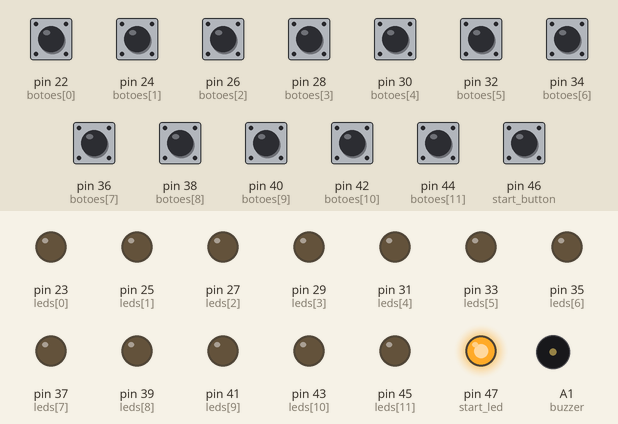
The sketch below on a simulated Arduino Mega 2560, built with avr-gcc and run on an emulated ATmega2560. Shown: output pins drawn as LEDs (lit = HIGH), buzzer (waves = sounding). Inputs (shaded band) come from the test bench; at power-on: pin 22 (botoes[0]), pin 24 (botoes[1]), pin 26 (botoes[2]), pin 28 (botoes[3]), pin 30 (botoes[4]), pin 32 (botoes[5]), pin 34 (botoes[6]), pin 36 (botoes[7]), pin 38 (botoes[8]), pin 40 (botoes[9]), pin 42 (botoes[10]), pin 44 (botoes[11]), pin 46 (start_button) HIGH. Random numbers use the default seed unless the sketch sets one.

Above: at 1.2 s.
1.3 s: pin 46 (start_button) pulled LOW for 0.15 s
At 1.8 s:
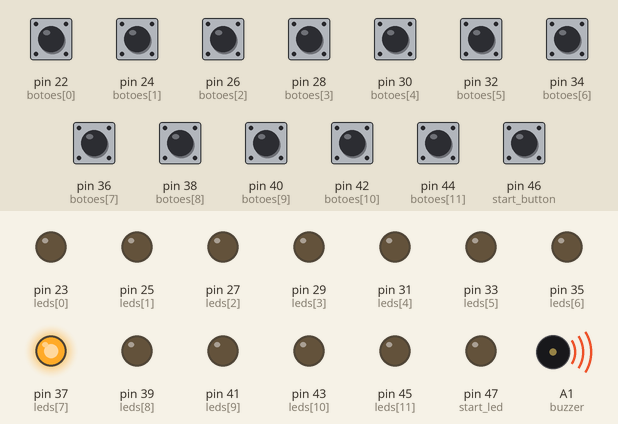
At 2.2 s:
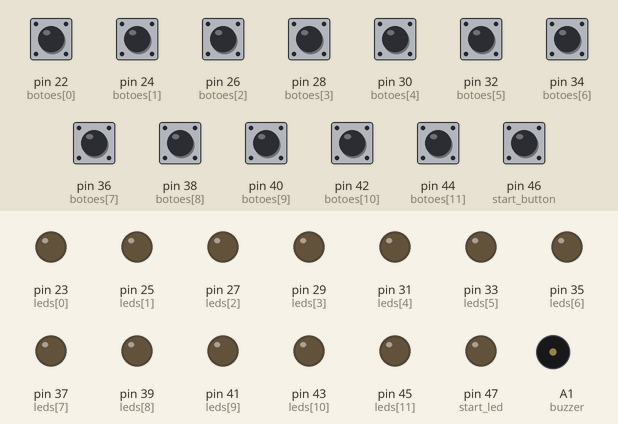
3.4 s: pin 22 (botoes[0]) pulled LOW for 0.15 s
At 3.6 s:
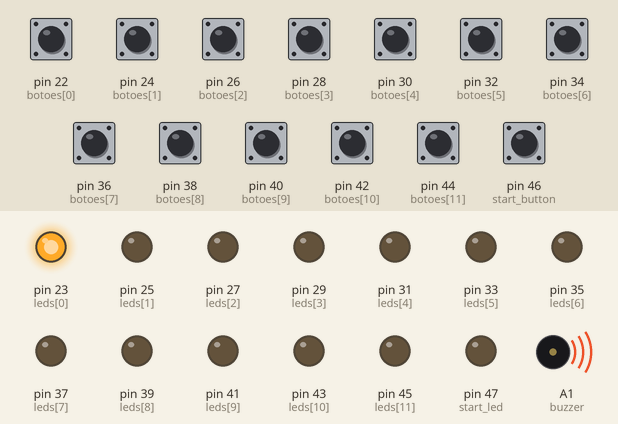
Timing chart, 0 to 6.4 s (numbered marks = the images above; inputs shaded):
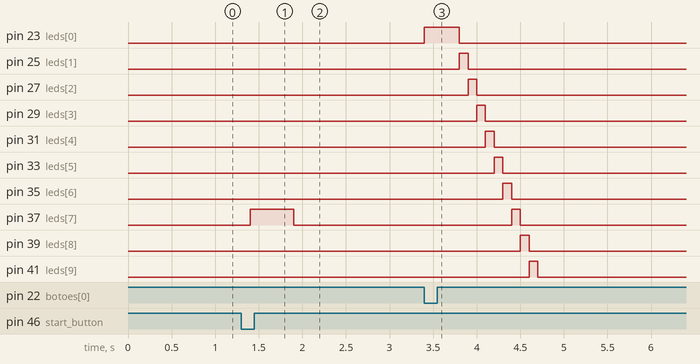

Measured:
- after the input at 1.3 s, pin 37 (leds[7]): LOW → HIGH after 0.10 s, → LOW 0.50 s later; pin 47 (start_led): HIGH → LOW at once; tone on A1 (buzzer): silent → 523 Hz after 0.10 s, → silent 0.50 s later
- after the input at 3.4 s, pin 23 (leds[0]): LOW → HIGH at once, → LOW 0.40 s later; pin 25 (leds[1]): LOW → HIGH after 0.40 s, → LOW 0.10 s later; pin 27 (leds[2]): LOW → HIGH after 0.50 s, → LOW 0.10 s later; pin 29 (leds[3]): LOW → HIGH after 0.60 s, → LOW 0.10 s later; pin 31 (leds[4]): LOW → HIGH after 0.70 s, → LOW 0.10 s later

The sketch:

genius.ino
```cpp
int rodada = 0;
int leds[12] = {23, 25, 27, 29, 31, 33, 35, 37, 39, 41, 43, 45};
int botoes[12] = {22, 24, 26, 28, 30, 32, 34, 36, 38, 40, 42, 44};
int start_led = 47;
int start_button = 46;
int buzzer = A1;
int tons[12] = {262, 294, 330, 349, 392, 440, 494, 523, 587, 659, 698, 784};
int passo = 0;
int botao_pressionado = 0;
int sequencia[32] = {};
bool game_over = false;
bool in_game = false;


void setup() {
  // Porta Serial
  Serial.begin(9600);

  // Buzzer (opcional)
  pinMode(buzzer, OUTPUT);

  // Leds
  for (int i = 0; i <= 11; i++) {
    pinMode(leds[i], OUTPUT);
  }
  pinMode(start_led, OUTPUT);

  // Botões
  for (int i = 0; i <= 11; i++) {
    pinMode(botoes[i], INPUT_PULLUP);
  }
  pinMode(start_button, INPUT_PULLUP);

  // Led indicando que não está em jogo
  digitalWrite(start_led, HIGH);
}

void loop() {
  if (in_game == true){
    proximaRodada();
    reproduzirSequencia();
    aguardarJogador();

    // Reset de variáveis após game_over
    if (game_over == true) {
      limparSequencia();
      rodada = 0;
      passo = 0;
      game_over = false;
      in_game = false;
      digitalWrite(start_led, HIGH);
    }
    delay(1000);
  } else if (digitalRead(start_button) == LOW){
      in_game = true;
      digitalWrite(start_led, LOW);
      delay(100);
  }
}

void limparSequencia() {
  for (int i = 0; i < 32; i++) {
    sequencia[i] = 0;
  }
}

void proximaRodada() {
  int sorteio = random(12);
  sequencia[rodada] = sorteio;
  rodada ++;
}

void reproduzirSequencia() {
  for (int i = 0; i < rodada; i++) {
    tone(buzzer, tons[sequencia[i]]);
    digitalWrite(leds[sequencia[i]], HIGH);
    delay(500);
    noTone(buzzer);
    digitalWrite(leds[sequencia[i]], LOW);
    delay(100);
  }
}

void aguardarJogador() {
  for (int i = 0; i < rodada; i++) {
    bool jogada_efetuada = false;
    while (!jogada_efetuada) {
      for (int i = 0; i <= 11; i++) {
        if (digitalRead(botoes[i]) == LOW) {
          botao_pressionado = i;
          tone(buzzer, tons[i]);
          digitalWrite(leds[i], HIGH);
          delay(300);
          digitalWrite(leds[i], LOW);
          noTone(buzzer);
          jogada_efetuada = true;
        }
      }
    }
    //verificar jogada
    if (sequencia[passo] != botao_pressionado) {
      for (int i = 0; i <= 11; i++) {
        tone(buzzer, 70);
        digitalWrite(leds[i], HIGH);
        delay(100);
        digitalWrite(leds[i], LOW);
        noTone(buzzer);
      }
      game_over = true;
      break;
    }
    passo++;
  }
  passo = 0;
}
```
